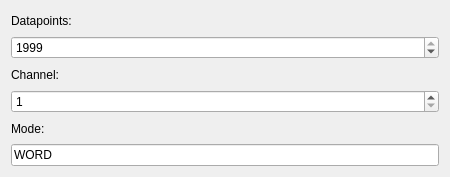
<?xml version="1.0" encoding="UTF-8"?>
<ui version="4.0">
 <class>Form</class>
 <widget class="QWidget" name="Form">
  <property name="geometry">
   <rect>
    <x>0</x>
    <y>0</y>
    <width>450</width>
    <height>177</height>
   </rect>
  </property>
  <property name="windowTitle">
   <string>Form</string>
  </property>
  <layout class="QVBoxLayout" name="verticalLayout_3">
   <item> 
    <widget class="QLabel" name="label">
     <property name="text">
      <string>Datapoints:</string>
     </property>
    </widget>
   </item>
   <item>
    <widget class="QSpinBox" name="datapoints">
     <property name="maximum">
      <number>1999</number>
     </property>
     <property name="value">
      <number>1999</number>
     </property>
    </widget>
   </item>
   <item>
    <widget class="QLabel" name="label_2">
     <property name="text">
      <string>Channel:</string>
     </property>
    </widget>
   </item>
   <item>
    <widget class="QSpinBox" name="channel">
     <property name="maximum">
      <number>4</number>
     </property>
     <property name="minimum">
      <number>1</number>
     </property>
     <property name="value">
      <number>1</number>
     </property>
    </widget>
   </item>
   <item>
    <widget class="QLabel" name="label3">
     <property name="text">
      <string>Mode:</string>
     </property>
    </widget>
   </item>
   <item>
    <widget class="QLineEdit" name="mode">
     <property name="text">
      <string>WORD</string>
     </property>
    </widget>
   </item>
  </layout>
 </widget>
 <resources/>
 <connections/>
</ui>
